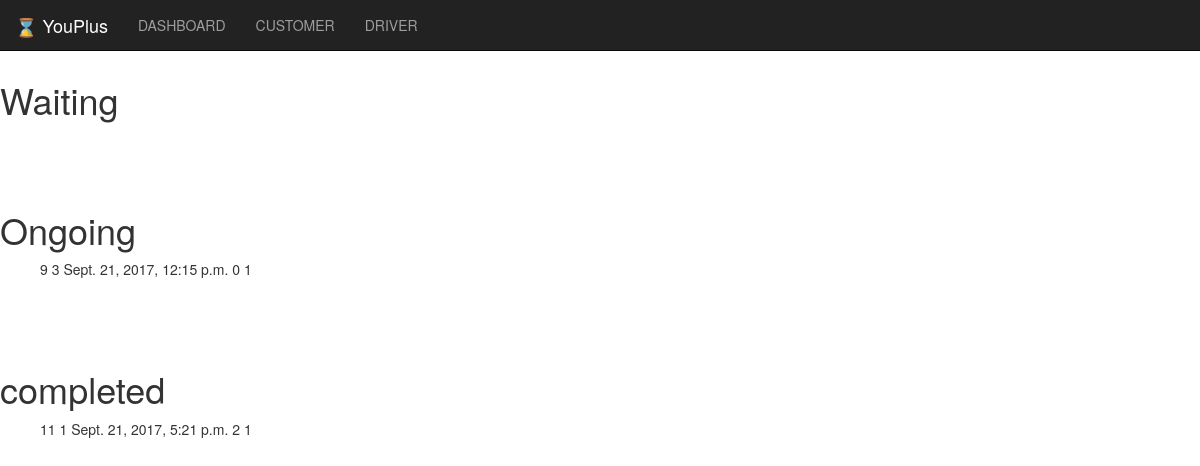
/1/, run on the app's committed database.
### master/models.py (models this page shows, shortened)
class Request_id(models.Model):
    Cust_ID = models.ForeignKey(CustDtil, on_delete=models.CASCADE)
    Driver_ID = models.ForeignKey(DriverDtil, on_delete=models.CASCADE, null=True)
    req_time = models.DateTimeField(auto_now_add=True)
    pickup = models.DateTimeField(null=True, blank=True)
    drop = models.DateTimeField(null=True, blank=True)
    Status = models.IntegerField(default=0)

class CustDtil(models.Model):
    Cust_ID = models.AutoField(primary_key=True)
    user_name = models.CharField(max_length=250)
    user_lastname = models.CharField(max_length=250)
    user_add = models.CharField(max_length=250)
    user_long = models.IntegerField(default=0)
    user_lat = models.IntegerField(default=0)
    def __str__(self):
        return str(self.Cust_ID)

class DriverDtil(models.Model):
    Driver_ID = models.AutoField(primary_key=True)
    user_name = models.CharField(max_length=250)
    user_lastname = models.CharField(max_length=250)
    user_add = models.CharField(max_length=250)
    user_long = models.CharField(max_length=250)
    user_lat = models.CharField(max_length=250)
    def __str__(self):
        return str(self.Driver_ID)

### master/views.py (the view)
# urls.py: url(r'^(?P<d_id>\d+)/$', views.drivers, name='DRIVER'),
def drivers(request, d_id):
    print 'Hello000000w Sir',d_id
    cnt = Request_id.objects.filter(drop=None).filter(Driver_ID=d_id).count()
    message = ''
    if cnt != 0:
        message = 'disabled'
    Waiting = Request_id.objects.all().exclude(pickup__isnull=False)
    Ongoing = Request_id.objects.filter(Driver_ID=d_id).filter(drop=None)
    completed = Request_id.objects.filter(Driver_ID=d_id).filter(drop__isnull=False)
    for i in completed:
        print 'Ongoing ',i.Driver_ID,i.req_time,i.pickup,i.drop,i.Cust_ID
    return render(request, 'home/report.html',{'message':message, 'Ongoing':Ongoing, 'completed':completed, 'Waiting':Waiting, 'd_id':d_id} )

### master/templates/home/report.html (shortened to what this page needs)
{% extends 'home/base.html' %}
{% block body %}
 {% load staticfiles %}
<br><br><br><h1>Waiting</h1>
<br><br><br><h1>Ongoing</h1>
{% if Ongoing %}
            {% for album in Ongoing %}
                <ul>
                    <td>{{ album.id }}</td>
                    <td>{{ album.Cust_ID }}</td>
                    <td>{{ album.req_time }}</td>
                    <td>{{ album.Status }}</td>
                    <td>{{ album.Driver_ID }}</td>
                </ul>
            {% endfor %}
    {% endif %}
<br><br><br><h1>completed</h1>
{% if completed %}
            {% for album in completed %}
                <ul>
                    <td>{{ album.id }}</td>
                    <td>{{ album.Cust_ID }}</td>
                    <td>{{ album.req_time }}</td>
                    <td>{{ album.Status }}</td>
                    <td>{{ album.Driver_ID }}</td>
                </ul>
            {% endfor %}
    {% endif %}
{% endblock %}

### data on the page
Request_id: id "9", Cust_ID "3", req_time "Sept. 21, 2017, 12:15 p.m.", Status "0", Driver_ID "1"
Request_id: id "11", Cust_ID "1", req_time "Sept. 21, 2017, 5:21 p.m.", Status "2", Driver_ID "1"
